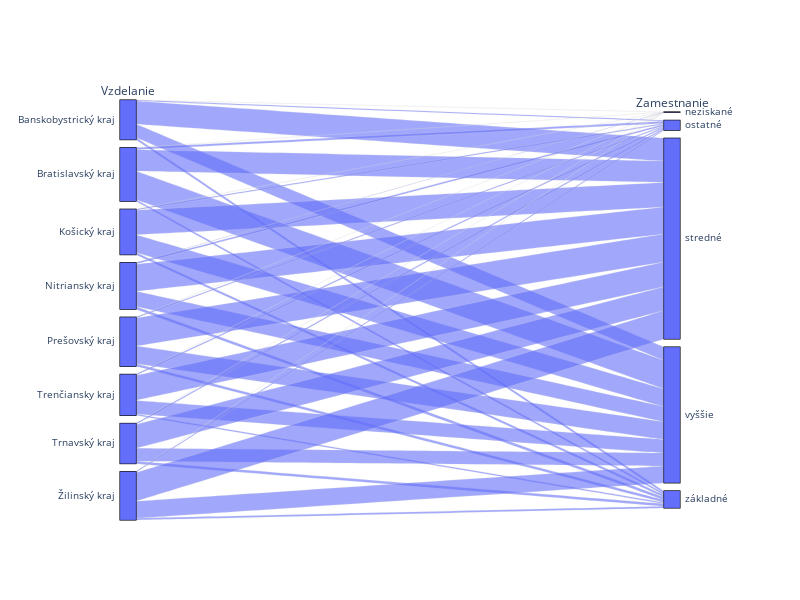

This figure's notebook cell:
### Code cell
help_for_par2 = table4_pom.groupby(['Názov kraja','Druh vzdelania'])['abs.'].sum()

fig = go.Figure(go.Parcats(
    dimensions=[{'label': 'Vzdelanie',
         'values': [i[0] for i in help_for_par2.index.values]},
        {'label': 'Zamestnanie',
         'values': [i[1] for i in help_for_par2.index.values]}],
    
    counts=help_for_par2.values
))

fig.update_layout(height=600, width=800)

fig.show()

### Figure 1 — Plotly figure (JSON) as saved in the notebook; plotly's stock layout.template omitted (floating-point values rounded to 4 significant figures)
{"data": [{"counts": [212, 7236, 161077, 94452, 15570, 276, 13976, 149722, 199477, 11805, 251, 7330, 171464, 124204, 16265, 284, 10278, 190073, 106726, 18300, 246, 6558, 196029, 123658, 18588, 150, 8480, 174154, 95120, 10073, 207, 8589, 165778, 91398, 16915, 192, 7200, 200719, 118496, 12363], "dimensions": [{"label": "Vzdelanie", "values": ["Banskobystrický kraj", "Banskobystrický kraj", "Banskobystrický kraj", "Banskobystrický kraj", "Banskobystrický kraj", "Bratislavský kraj", "Bratislavský kraj", "Bratislavský kraj", "Bratislavský kraj", "Bratislavský kraj", "Košický kraj", "Košický kraj", "Košický kraj", "Košický kraj", "Košický kraj", "Nitriansky kraj", "Nitriansky kraj", "Nitriansky kraj", "Nitriansky kraj", "Nitriansky kraj", "Prešovský kraj", "Prešovský kraj", "Prešovský kraj", "Prešovský kraj", "Prešovský kraj", "Trenčiansky kraj", "Trenčiansky kraj", "Trenčiansky kraj", "Trenčiansky kraj", "Trenčiansky kraj", "Trnavský kraj", "Trnavský kraj", "Trnavský kraj", "Trnavský kraj", "Trnavský kraj", "Žilinský kraj", "Žilinský kraj", "Žilinský kraj", "Žilinský kraj", "Žilinský kraj"]}, {"label": "Zamestnanie", "values": ["neziskané", "ostatné", "stredné", "vyššie", "základné", "neziskané", "ostatné", "stredné", "vyššie", "základné", "neziskané", "ostatné", "stredné", "vyššie", "základné", "neziskané", "ostatné", "stredné", "vyššie", "základné", "neziskané", "ostatné", "stredné", "vyššie", "základné", "neziskané", "ostatné", "stredné", "vyššie", "základné", "neziskané", "ostatné", "stredné", "vyššie", "základné", "neziskané", "ostatné", "stredné", "vyššie", "základné"]}], "type": "parcats"}], "layout": {"height": 600, "width": 800}}
